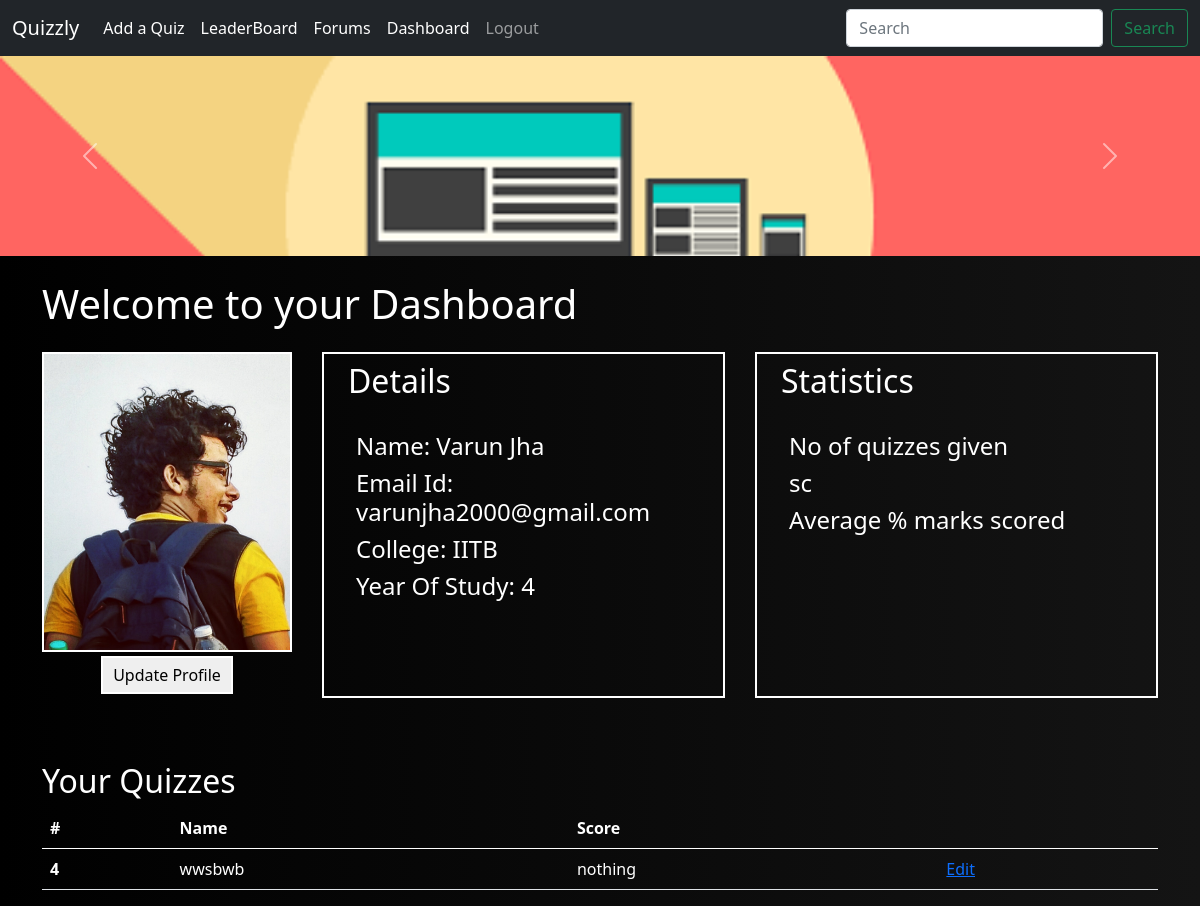
Page /accounts/dashboard (signed in) on the earlier database version.
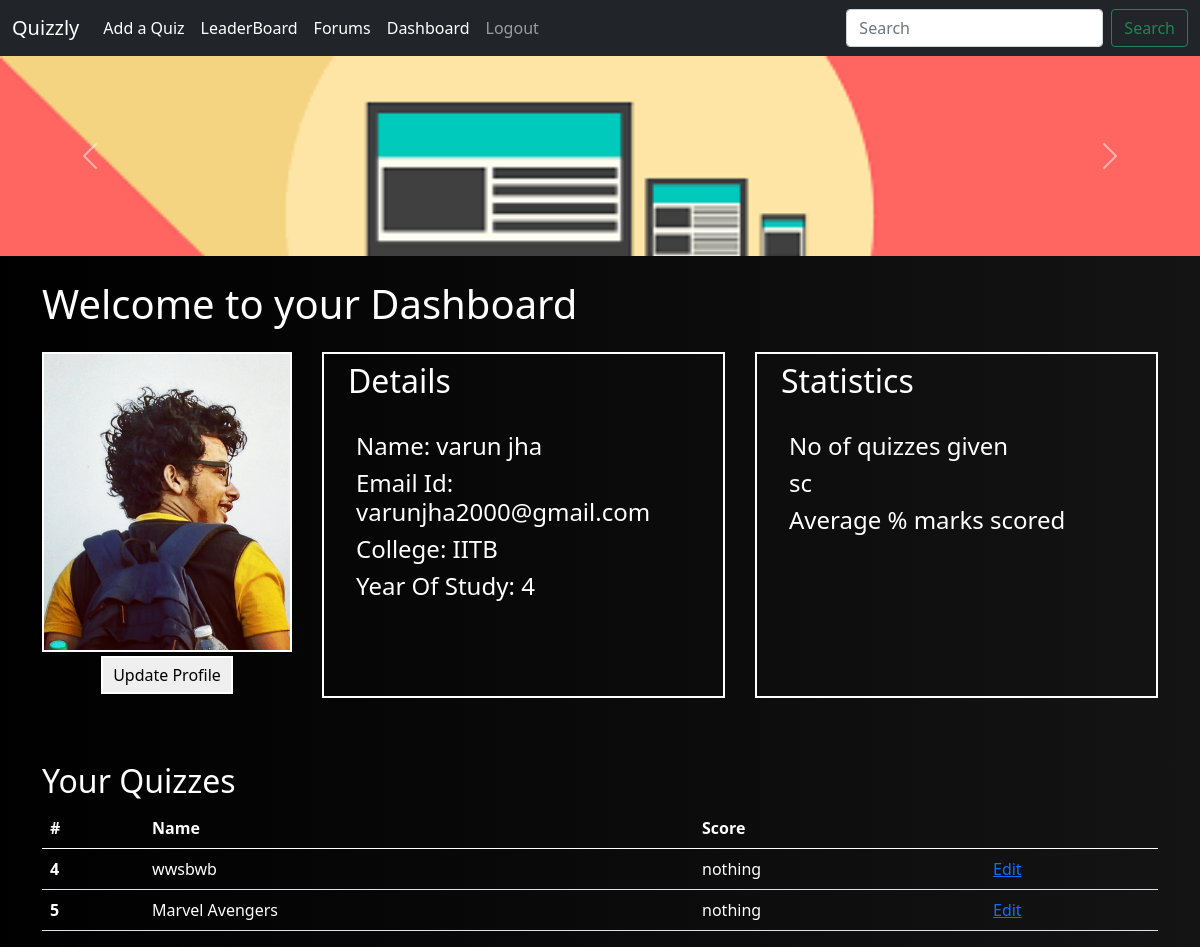
Same page on the later database version.
### accounts/models.py (models this page shows, shortened)
class User_profile(models.Model):
    user_id=models.IntegerField()
    user_name=models.CharField(max_length=200)
    college=models.CharField(max_length=200,blank=True)
    year_study=models.CharField(max_length=200,blank=True)
    total_quizzes_given=models.IntegerField(blank=True,default=0)
    average_score=models.IntegerField(blank=True,default=0)
    profile_img=models.ImageField(upload_to="photos/%y/%m/",blank=True,default='aaaaaaa.jpeg')

### quizzes/models.py (models this page shows, shortened)
class Quiz(models.Model):
    quiz_id=models.IntegerField()
    quiz_title=models.CharField(max_length=200)
    cover_img=models.ImageField(upload_to="photos/%y/%m/",default='aaaaaaa.jpeg')
    created_by=models.IntegerField(default=1)
    is_public=models.BooleanField(default=True)

### accounts/views.py (the view, shortened to what this page needs)
# urls.py: path('dashboard', views.dashboard, name='dashboard'),
@login_required(login_url='login')
def dashboard(request):
    user_id=request.user.id
    this_user=get_object_or_404(User_profile,user_id=user_id)
    quizzes_by_user=Quiz.objects.filter(created_by=user_id)
    data={'user':this_user,
    'quizzes_by_user' :quizzes_by_user,
    }
    return render(request,'dashboard.html',data)

### templates/dashboard.html (shortened to what this page needs)
{% extends 'base.html' %}  {% block content %}
<div class="container my-4">
    <h1>Welcome to your Dashboard</h1>
</div>
<div class="dashboard container my-3 mx-6">
    <div class="photo_case">
        <div id="photo_box">
        </div>
        <button class="update_profile my-1" id='update_profile_button'>Update Profile</button>
    </div>
    <div class="desc_box" class="" id='view_details'>
        <h2 class="mx-4 my-2">Details</h2><br>
        <ul style="list-style: none;">
            <li>
                <h4>Name: {{user.user_name}}</h4>
            </li>
            <li>
                <h4>Email Id: {{request.user.username}}</h4>
            </li>
            <li>
                <h4>College: {{user.college}} </h4>
            </li>
            <li>
                <h4>Year Of Study: {{user.year_study}}</h4>
            </li>
        </ul>
    </div>
    <div class="desc_box" class="">
        <h2 class="mx-4 my-2">Statistics</h2><br>
        <ul style="list-style: none;">
            <li>
                <h4>No of quizzes given </h4>
            </li>
            <li>
                <h4>sc</h4>
            </li>
            <li>
                <h4>Average % marks scored</h4>
            </li>
        </ul>
    </div>
</div>
<br><br>
<div class="container">
    <h2>Your Quizzes</h2>
    {% if quizzes_by_user %}
    <table class="table table-hover" style="color: white;">
        <thead>
            <tr>
                <th scope="col">#</th>
                <th scope="col">Name</th>
                <th scope="col">Score</th>
                <th scope="col"></th>
            </tr>
        </thead>
        <tbody>
            {% for quiz in quizzes_by_user %}
            <tr style="color: white;">
                <th scope="row">{{quiz.quiz_id}}</th>
                <td>{{quiz.quiz_title}}</td>
                <td>nothing</td>
                <td><a href="{% url 'view_questions' quiz.quiz_id %}">Edit</a></td>
            </tr>
            {% endfor %}
        </tbody>
    </table>
    {% endif %}
</div>
{% endblock content %}

Differences in the rows shown:
changed User_profile "IITB": user_name "Varun Jha" → "varun jha"
added Quiz: quiz_id "5", quiz_title "Marvel Avengers"
